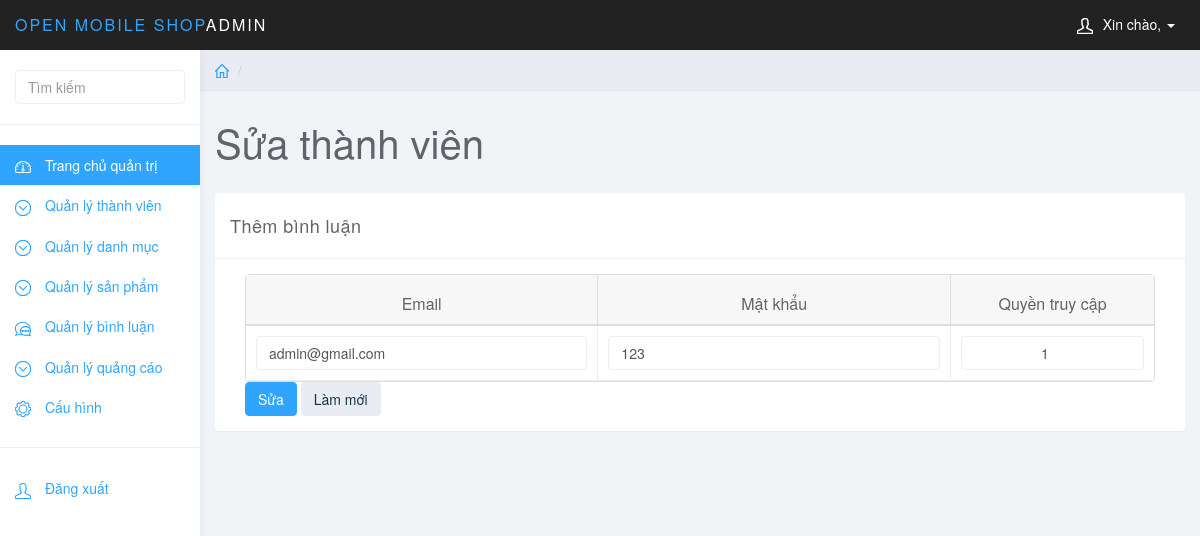
/quantri/quantri.php?page_layout=suatv&id_thanhvien=15, run on an earlier commit of the app's database.
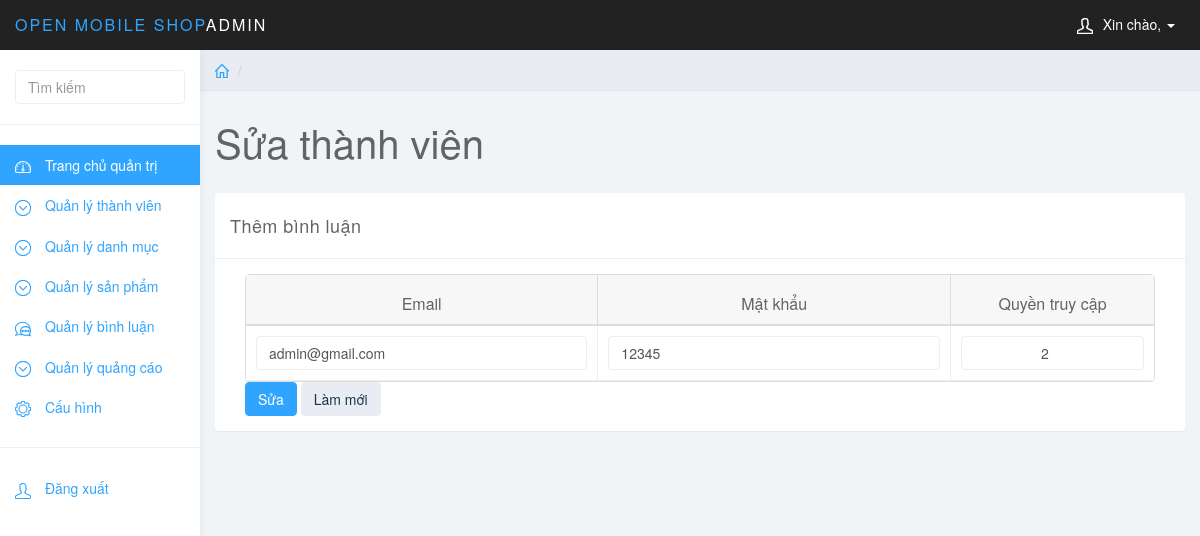
And on a later commit of the database.
### tables this page shows
CREATE TABLE `thanhvien` (
  `id_thanhvien` int(10) NOT NULL,
  `email` varchar(255) NOT NULL,
  `mat_khau` varchar(255) NOT NULL,
  `quyen_truy_cap` int(1) NOT NULL
);

### quantri/chucnang/thanhvien/suatv.php (the view, shortened to what this page needs)
<?php
    $id_thanhvien=$_GET['id_thanhvien'];
	$sql = "SELECT * FROM thanhvien WHERE id_thanhvien=$id_thanhvien";
    $query = mysqli_query($conn,$sql);
    $row = mysqli_fetch_array($query);
?>
<div class="row">
    <ol class="breadcrumb">
        <li><a href="quantri.php"><svg class="glyph stroked home"><use xlink:href="#stroked-home"></use></svg></a></li>
        <li class="active"></li>
    </ol>
</div>
<div class="row">
    <div class="col-lg-12">
        <h1 class="page-header">Sửa thành viên</h1>
    </div>
</div>
<div class="row">
    <div class="col-lg-12">
        <div class="panel panel-default">
            <div class="panel-heading">Thêm bình luận</div>
            <div class="panel-body">
                <div class="col-md-12">
                    <form role="form" method="post">
                        <table data-toggle="table">
                            <thead>
                                <tr>
		                            <th data-sortable="true">Email</th>
		                            <th data-sortable="true">Mật khẩu</th>
		                            <th data-sortable="true">Quyền truy cập</th>
                                </tr>
                            </thead>
                            <tbody>
                                <tr>
                                    <td data-checkbox="true">
                                        <input class="form-control" type="text" name="email" value="<?php if(isset($_POST['email'])){echo $_POST['email'];}else{echo $row['email'];}?>" required="">
                                    </td>
                                    <td data-checkbox="true">
                                        <input class="form-control" type="text" name="mat_khau" value="<?php if(isset($_POST['mat_khau'])){echo $_POST['mat_khau'];}else{echo $row['mat_khau'];}?>" required="">
                                    </td>
                                    <td data-checkbox="true">
                                       <input name="quyen_truy_cap" type="number" min="1" max="2" class="form-control text-center" value="<?php if(isset($_POST['quyen_truy_cap'])){echo $_POST['quyen_truy_cap'];}else{echo $row['quyen_truy_cap'];}?>">
                                    </td>
                                </tr>
                            </tbody>
                        </table>
                        <button type="submit" class="btn btn-primary" name="submit">Sửa</button>
                        <button type="reset" class="btn btn-default">Làm mới</button>
                </div>
            </div>
        </div>
    </div>
</div>

What changed in the data, as far as the page shows it:
changed thanhvien "admin@gmail.com": mat_khau "123" → "12345"; quyen_truy_cap "1" → "2"
